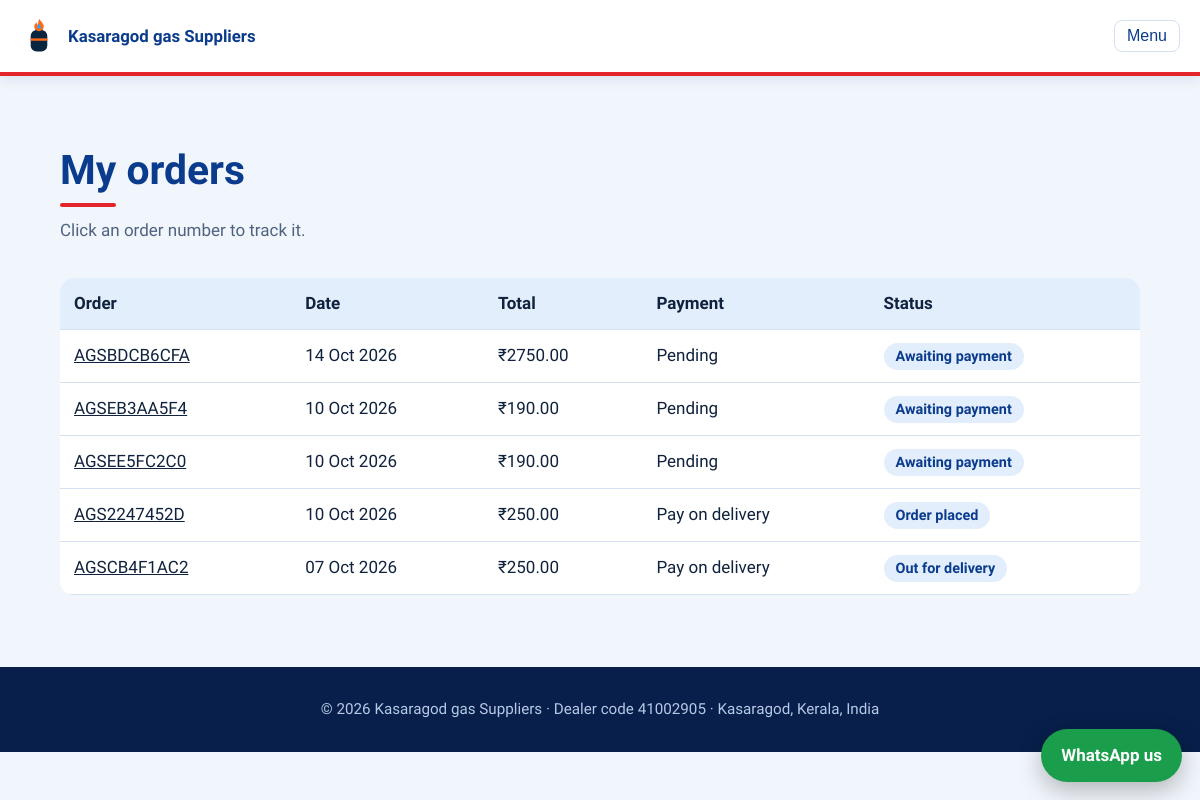
The app's page /shop/orders/ (signed in) with its own data.
### shop/models.py (models this page shows, shortened)
class Order(models.Model):
    STATUS = [("awaiting", "Awaiting payment"), ("placed", "Order placed"), ("packed", "Packed"),
              ("shipped", "Out for delivery"), ("delivered", "Delivered"), ("cancelled", "Cancelled")]
    METHODS = [("cod", "Cash on delivery"), ("online", "Online (Razorpay)")]
    PAYSTATUS = [("pending", "Pending"), ("paid", "Paid"), ("failed", "Failed"), ("cod", "Pay on delivery")]
    order_no = models.CharField(max_length=14, unique=True, editable=False, blank=True)
    user = models.ForeignKey(settings.AUTH_USER_MODEL, on_delete=models.CASCADE, related_name="shop_orders")
    name = models.CharField(max_length=80)
    phone = models.CharField(max_length=15)
    address = models.TextField()
    total = models.DecimalField(max_digits=10, decimal_places=2)
    payment_method = models.CharField(max_length=10, choices=METHODS, default="cod")
    payment_status = models.CharField(max_length=10, choices=PAYSTATUS, default="pending")
    status = models.CharField(max_length=12, choices=STATUS, default="awaiting")
    gateway_order_id = models.CharField(max_length=60, blank=True)
    gateway_payment_id = models.CharField(max_length=60, blank=True)
    confirmed = models.BooleanField(default=False)
    created = models.DateTimeField(auto_now_add=True)
    class Meta: ordering = ["-created"]

### shop/views.py (the view)
# urls.py: path("orders/", views.orders, name="orders"),
@login_required
def orders(request):
    return render(request, "shop/orders.html", {"orders": Order.objects.filter(user=request.user)})

### accounts/utils.py (called while the page is built)
def role_of(user):
    if not user.is_authenticated: return None
    if user.is_superuser: return "manager"
    return Profile.objects.get_or_create(user=user)[0].role

def role_context(request):
    return {"role": role_of(request.user)}

### gas/context.py (called while the page is built)
def agency(request):
    return {"agency": settings.AGENCY}

### notices/context.py (called while the page is built)
def unread(request):
    u = getattr(request, "user", None)
    if u is not None and u.is_authenticated:
        return {"unread_count": Notification.objects.filter(user=u, read=False).count()}
    return {"unread_count": 0}

### shop/cart.py (called while the page is built)
    def count(self): return sum(self.d.values())

### shop/context.py (called while the page is built)
def cart_count(request):
    return {"cart_count": Cart(request).count()}

### templates/shop/orders.html
{% extends "base.html" %}{% block content %}
<section><div class="wrap"><h2>My orders</h2><p class="sub">Click an order number to track it.</p>{% include "shop/_msgs.html" %}
<div class="scroll"><table class="tbl"><tr><th>Order</th><th>Date</th><th>Total</th><th>Payment</th><th>Status</th></tr>
{% for o in orders %}<tr><td><a href="{% url 'order_detail' o.order_no %}">{{ o.order_no }}</a></td><td>{{ o.created|date:"d M Y" }}</td><td>&#8377;{{ o.total|floatformat:2 }}</td><td>{{ o.get_payment_status_display }}</td><td><span class="tag">{{ o.get_status_display }}</span></td></tr>
{% empty %}<tr><td colspan="5">No orders yet. <a href="{% url 'shop_home' %}">Shop accessories</a></td></tr>{% endfor %}</table></div></div></section>
{% endblock %}

### static/css/style.css (style rules this page uses)
:root { --navy:#0A2540;--flame:#FF6A13;--blue:#2BA3FF;--bg:#F3F7FA;--ink:#14263a;--mute:#5b6b7b;--card:#fff;--line:#d9e3ec }
* { box-sizing:border-box;margin:0 }
html { scroll-behavior:smooth }
body { font:17px/1.6 "Source Sans 3",system-ui,sans-serif;color:var(--ink);background:var(--bg) }
h1,h2,h3 { font-family:"Bricolage Grotesque","Segoe UI",sans-serif;line-height:1.1;color:var(--navy) }
a { color:inherit }
.wrap { max-width:1120px;margin:auto;padding:0 20px }
section { padding:72px 0 }
section h2 { font-size:clamp(1.8rem,3.4vw,2.6rem);margin-bottom:10px }
.sub { color:var(--mute);margin-bottom:34px;max-width:60ch }
.tag { display:inline-block;background:#e6f3ff;color:#0b6bb8;border-radius:999px;padding:2px 12px;font-size:.9rem;font-weight:600 }
.scroll { overflow-x:auto }
.tbl { width:100%;border-collapse:collapse;background:#fff;border-radius:14px;overflow:hidden }
.tbl th,.tbl td { padding:12px 14px;text-align:left;border-bottom:1px solid var(--line);vertical-align:top }
.tbl th { background:#eaf1f7 }
:root { --navy:#0A3B8C;--flame:#E4262C;--blue:#1E88E5;--bg:#F1F6FC;--ink:#10223D;--mute:#4F6381;--line:#D3E1F2 }
body { background:var(--bg) }
section:not(.car) h2:after { content:"";display:block;width:56px;height:4px;border-radius:4px;background:var(--flame);margin-top:10px }
.tag { background:#E3EEFC;color:#0A3B8C }
.tbl th { background:#E3EEFC }

### records on screen
Order: order_no "AGSBDCB6CFA", created "14 Oct 2026", total "2750.00", payment_status "Pending", status "Awaiting payment"
Order: order_no "AGSEB3AA5F4", created "10 Oct 2026", total "190.00", payment_status "Pending", status "Awaiting payment"
Order: order_no "AGSEE5FC2C0", created "10 Oct 2026", total "190.00", payment_status "Pending", status "Awaiting payment"
Order: order_no "AGS2247452D", created "10 Oct 2026", total "250.00", payment_status "Pay on delivery", status "Order placed"
Order: order_no "AGSCB4F1AC2", created "07 Oct 2026", total "250.00", payment_status "Pay on delivery", status "Out for delivery"

### other values on screen
{{ agency.name }} "Kasaragod gas Suppliers"
{{ agency.dealer_code }} "41002905"
{{ agency.address }} "Kasaragod, Kerala, India"
